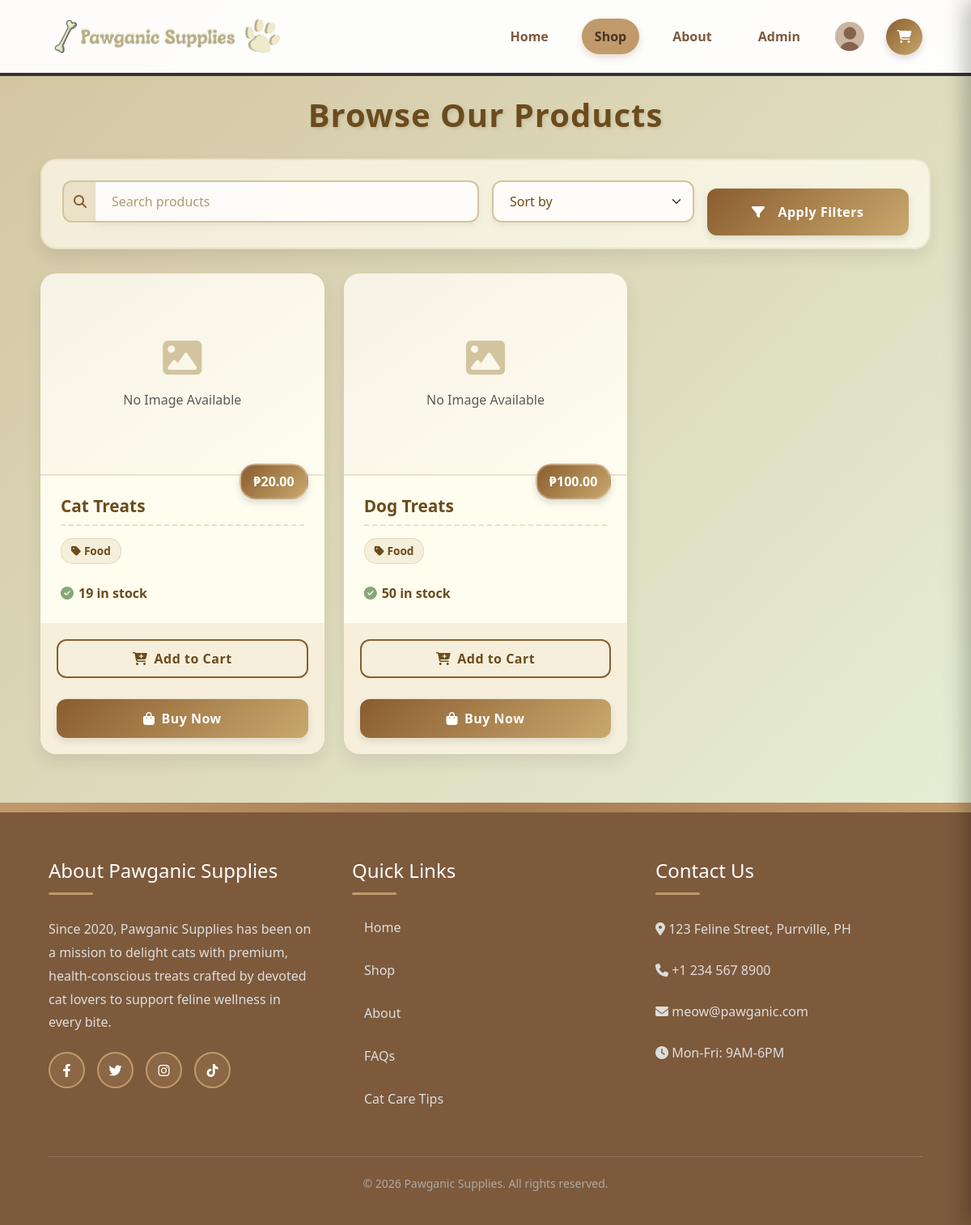
Page /shop.php (signed in) on the committed database.
### tables this page shows
CREATE TABLE `products` (
  `id` int(11) NOT NULL,
  `name` varchar(255) NOT NULL,
  `category` enum('Food','Toy','Accessory') NOT NULL,
  `stock` int(11) NOT NULL,
  `price` decimal(10,2) NOT NULL,
  `expiry_date` date DEFAULT NULL
);

### shop.php (the view, shortened to what this page needs)
<?php
include 'db.php';
if (isset($_POST['search']) && !empty($_POST['search'])) {
    $search_query = '%' . $_POST['search'] . '%';
    $stmt = $conn->prepare("SELECT * FROM products WHERE name LIKE ?");
    $stmt->bind_param("s", $search_query);
} else {
    $stmt = $conn->prepare("SELECT * FROM products");
}
$stmt->execute();
$result = $stmt->get_result();
?>
<!DOCTYPE html>
<html lang="en">
<head>
    <link href="https://cdn.jsdelivr.net/npm/bootstrap@5.3.0/dist/css/bootstrap.min.css" rel="stylesheet">
    <link rel="stylesheet" href="https://cdnjs.cloudflare.com/ajax/libs/font-awesome/6.4.0/css/all.min.css">
</head>
<body>
<div class="navbar">
    <div class="logo">
      <a href="main.php" style="text-decoration: none;">
        <img src="images/Pawagnic Supplies logo.png" alt="Pawganic Logo" class="logo-img" style="height: 50px; width: auto;">
      </a>
    </div>
    <div class="nav-links">
      <a href="main.php">Home</a>
      <a href="shop.php" class="active">Shop</a>
      <a href="about.php">About</a>
      <?php
        if (isset($_SESSION['user_id'])) {
          if (isset($_SESSION['role']) && $_SESSION['role'] === 'admin') {
            echo '<a href="admin.php">Admin</a>';
          }
          $nav_username = $_SESSION['username'] ?? 'User';
          $nav_role = $_SESSION['role'] ?? 'customer';
          $nav_balance = $_SESSION['balance'] ?? 0;
          echo '
          <div class="profile-dropdown">
            <img src="images/profile.jpg" alt="Profile" class="profile-pic">
            <div class="dropdown-content">
              <div class="dropdown-profile-info">
                <div class="dropdown-profile-name">' . htmlspecialchars($nav_username) . '</div>
                <div class="dropdown-profile-role">' . htmlspecialchars($nav_role) . '</div>
                <div class="dropdown-profile-balance">₱' . number_format($nav_balance, 2) . '</div>
              </div>
              <a href="profile.php"><i class="fas fa-user"></i>Profile</a>
              <a href="purchase_history.php"><i class="fas fa-history"></i>Purchase History</a>
              <a href="logout.php"><i class="fas fa-sign-out-alt"></i>Logout</a>
            </div>
          </div>';
        } else {
          echo '<a href="login.php" class="login-link"><i class="fas fa-sign-in-alt"></i> Login</a>';
        }
      ?>
      <button onclick="toggleCart()" class="cart-btn">
          <i class="fas fa-shopping-cart"></i>
      </button>
    </div>
</div>
<div class="container mt-4">
<h2 class="page-title">Browse Our Products</h2>
<div class="search-section">
    <form method="POST" class="row g-3">
        <div class="col-md-6">
            <div class="input-group">
                <span class="input-group-text" style="background-color: rgba(211, 196, 160, 0.3); border: 2px solid #d3c4a0; border-right: none; border-radius: 12px 0 0 12px;">
                    <i class="fas fa-search" style="color: #8a5d2f;"></i>
                </span>
                <input type="text" name="search" class="form-control" placeholder="Search products" value="<?= htmlspecialchars($_POST['search'] ?? '') ?>" style="border-left: none; border-radius: 0 12px 12px 0;">
            </div>
        </div>
        <div class="col-md-3">
            <select name="sort_by" class="form-select" onchange="this.form.submit()">
                <option value="">Sort by</option>
            </select>
        </div>
        <div class="col-md-3">
            <button type="submit" class="btn btn-primary w-100 search-btn">
                <i class="fas fa-filter me-2"></i> Apply Filters
            </button>
        </div>
    </form>
</div>
<?php if ($result->num_rows > 0): ?>
<div class="row row-cols-1 row-cols-sm-2 row-cols-md-3 g-4">
    <?php while ($row = $result->fetch_assoc()): ?>
        <div class="col">
            <div class="card h-100">
                <div class="card-img-container">
                    <?php if (!empty($row['image']) && file_exists("uploads/" . $row['image'])): ?>
                        <img src="uploads/<?= htmlspecialchars($row['image']) ?>" alt="<?= htmlspecialchars($row['name']) ?>">
                    <?php else: ?>
                        <div class="d-flex flex-column align-items-center justify-content-center text-center p-4">
                            <i class="fas fa-image fa-3x mb-3" style="color: #d3c4a0;"></i>
                            <span class="text-muted">No Image Available</span>
                        </div>
                    <?php endif; ?>
                </div>
                <div class="card-body">
                    <div class="price-tag">₱<?= number_format($row['price'], 2) ?></div>
                    <h5 class="card-title"><?= htmlspecialchars($row['name']) ?></h5>
                    <span class="category-badge">
                        <i class="fas fa-tag me-1"></i><?= $row['category'] ?>
                    </span>
                    <div class="stock-info">
                        <i class="fas <?= $row['stock'] > 0 ? 'fa-check-circle' : 'fa-exclamation-circle' ?>"></i>
                        <?= $row['stock'] > 0 ? $row['stock'] . ' in stock' : 'Out of stock' ?>
                    </div>
                </div>
                <div class="card-footer">
                    <?php if (isset($_SESSION['user_id'])): ?>
                        <button class="btn btn-outline-primary mb-3 w-100" onclick="addToCart(<?= $row['id'] ?>)" <?= $row['stock'] <= 0 ? 'disabled' : '' ?>>
                            <i class="fas fa-cart-plus me-2"></i>Add to Cart
                        </button>
                    <?php else: ?>
                        <a href="login.php" class="btn btn-outline-primary mb-3 w-100">
                            <i class="fas fa-sign-in-alt me-2"></i>Login to Add to Cart
                        </a>
                    <?php endif; ?>
                    <?php if (isset($_SESSION['user_id'])): ?>
                        <form method="POST" action="checkout.php">
                            <button type="submit" class="btn btn-primary w-100" <?= $row['stock'] <= 0 ? 'disabled' : '' ?>>
                                <?php if ($row['stock'] <= 0): ?>
                                    <i class="fas fa-ban me-2"></i>Out of Stock
                                <?php else: ?>
                                    <i class="fas fa-shopping-bag me-2"></i>Buy Now
                                <?php endif; ?>
                            </button>
                        </form>
                    <?php else: ?>
                        <a href="login.php" class="btn btn-primary w-100">
                            <i class="fas fa-sign-in-alt me-2"></i>Login to Buy
                        </a>
                    <?php endif; ?>
                </div>
            </div>
        </div>
    <?php endwhile; ?>
</div>
<?php endif; ?>
</div>
<footer>
    <div class="footer-content">
      <div class="footer-section">
        <h3>About Pawganic Supplies</h3>
        <p>Since 2020, Pawganic Supplies has been on a mission to delight cats with premium, health-conscious treats crafted by devoted cat lovers to support feline wellness in every bite.</p>
        <div class="social-links">
          <a href="https://www.facebook.com/"><i class="fab fa-facebook-f"></i></a>
          <a href="https://x.com/home"><i class="fab fa-twitter"></i></a>
          <a href="https://www.instagram.com/"><i class="fab fa-instagram"></i></a>
          <a href="https://www.tiktok.com/en/"><i class="fab fa-tiktok"></i></a>
        </div>
      </div>
      <div class="footer-section">
        <h3>Quick Links</h3>
        <div class="footer-links">
          <a href="main.php">Home</a>
          <a href="shop.php">Shop</a>
          <a href="about.php">About</a>
          <a href="main.php#faq">FAQs</a>
          <a href="#">Cat Care Tips</a>
        </div>
      </div>
      <div class="footer-section">
        <h3>Contact Us</h3>
        <p><i class="fas fa-map-marker-alt"></i> 123 Feline Street, Purrville, PH</p>
        <p><i class="fas fa-phone"></i> +1 234 567 8900</p>
        <p><i class="fas fa-envelope"></i> meow@pawganic.com</p>
        <p><i class="fas fa-clock"></i> Mon-Fri: 9AM-6PM</p>
      </div>
    </div>
    <div class="copyright">
      <p>&copy; <?php echo date('Y'); ?> Pawganic Supplies. All rights reserved.</p>
    </div>
</footer>
</body>
</html>

### rows in the picture
products: price "20.00", name "Cat Treats", category "Food", stock "19", shows "Buy Now"
products: price "100.00", name "Dog Treats", category "Food", stock "50", shows "Buy Now"
